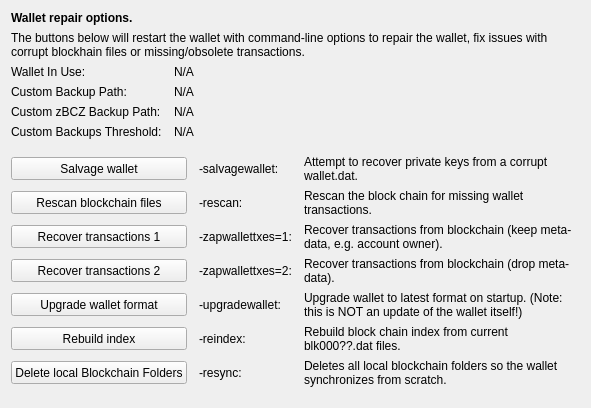
     <widget class="QWidget" name="tab_repair">
      <attribute name="title">
       <string>&amp;Wallet Repair</string>
      </attribute>
      <layout class="QGridLayout" name="gridLayout_4" columnstretch="0,0,0,0">
       <property name="horizontalSpacing">
        <number>12</number>
       </property>
       <item row="0" column="0" colspan="4">
        <widget class="QLabel" name="label_repair_header">
         <property name="font">
          <font>
           <weight>75</weight>
           <bold>true</bold>
          </font>
         </property>
         <property name="text">
          <string>Wallet repair options.</string>
         </property>
        </widget>
       </item>
       <item row="1" column="0" colspan="4">
        <widget class="QLabel" name="label_repair_helptext">
         <property name="font">
          <font>
           <weight>50</weight>
           <bold>false</bold>
          </font>
         </property>
         <property name="text">
          <string>The buttons below will restart the wallet with command-line options to repair the wallet, fix issues with corrupt blockhain files or missing/obsolete transactions.</string>
         </property>
         <property name="wordWrap">
          <bool>true</bool>
         </property>
        </widget>
       </item>
       <item row="2" column="0">
        <widget class="QLabel" name="wallet_path_label">
         <property name="text">
          <string>Wallet In Use:</string>
         </property>
        </widget>
       </item>
       <item row="2" column="1" colspan="3">
        <widget class="QLabel" name="wallet_path">
         <property name="cursor">
          <cursorShape>IBeamCursor</cursorShape>
         </property>
         <property name="text">
          <string>N/A</string>
         </property>
         <property name="textFormat">
          <enum>Qt::PlainText</enum>
         </property>
         <property name="textInteractionFlags">
          <set>Qt::LinksAccessibleByMouse|Qt::TextSelectableByKeyboard|Qt::TextSelectableByMouse</set>
         </property>
        </widget>
       </item>
       <item row="3" column="0">
        <widget class="QLabel" name="wallet_custombackuppath_label">
         <property name="visible">
          <bool>false</bool>
         </property>
         <property name="text">
          <string>Custom Backup Path:</string>
         </property>
        </widget>
       </item>
       <item row="3" column="1" colspan="3">
        <widget class="QLabel" name="wallet_custombackuppath">
         <property name="cursor">
          <cursorShape>IBeamCursor</cursorShape>
         </property>
         <property name="visible">
          <bool>false</bool>
         </property>
         <property name="text">
          <string>N/A</string>
         </property>
         <property name="textFormat">
          <enum>Qt::PlainText</enum>
         </property>
         <property name="textInteractionFlags">
          <set>Qt::LinksAccessibleByMouse|Qt::TextSelectableByKeyboard|Qt::TextSelectableByMouse</set>
         </property>
        </widget>
       </item>
       <item row="4" column="0">
        <widget class="QLabel" name="wallet_customzbczbackuppath_label">
         <property name="visible">
          <bool>false</bool>
         </property>
         <property name="text">
          <string>Custom zBCZ Backup Path:</string>
         </property>
        </widget>
       </item>
       <item row="4" column="1" colspan="3">
        <widget class="QLabel" name="wallet_customzbczbackuppath">
         <property name="cursor">
          <cursorShape>IBeamCursor</cursorShape>
         </property>
         <property name="visible">
          <bool>false</bool>
         </property>
         <property name="text">
          <string>N/A</string>
         </property>
         <property name="textFormat">
          <enum>Qt::PlainText</enum>
         </property>
         <property name="textInteractionFlags">
          <set>Qt::LinksAccessibleByMouse|Qt::TextSelectableByKeyboard|Qt::TextSelectableByMouse</set>
         </property>
        </widget>
       </item>
       <item row="5" column="0">
        <widget class="QLabel" name="wallet_custombackupthreshold_label">
         <property name="visible">
          <bool>false</bool>
         </property>
         <property name="text">
          <string>Custom Backups Threshold:</string>
         </property>
        </widget>
       </item>
       <item row="5" column="1" colspan="3">
        <widget class="QLabel" name="wallet_custombackupthreshold">
         <property name="cursor">
          <cursorShape>IBeamCursor</cursorShape>
         </property>
         <property name="visible">
          <bool>false</bool>
         </property>
         <property name="text">
          <string>N/A</string>
         </property>
         <property name="textFormat">
          <enum>Qt::PlainText</enum>
         </property>
         <property name="textInteractionFlags">
          <set>Qt::LinksAccessibleByMouse|Qt::TextSelectableByKeyboard|Qt::TextSelectableByMouse</set>
         </property>
        </widget>
       </item>
       <item row="6" column="0">
        <spacer name="verticalSpacer_repair1">
         <property name="orientation">
          <enum>Qt::Vertical</enum>
         </property>
         <property name="sizeHint" stdset="0">
          <size>
           <width>10</width>
           <height>10</height>
          </size>
         </property>
        </spacer>
       </item>
       <item row="7" column="0" colspan="2">
        <widget class="QPushButton" name="btn_salvagewallet">
         <property name="minimumSize">
          <size>
           <width>100</width>
           <height>23</height>
          </size>
         </property>
         <property name="text">
          <string>Salvage wallet</string>
         </property>
        </widget>
       </item>
       <item row="7" column="2">
        <widget class="QLabel" name="label_repair_salvage_command">
         <property name="text">
          <string notr="true">-salvagewallet:</string>
         </property>
        </widget>
       </item>
       <item row="7" column="3">
        <widget class="QLabel" name="label_repair_salvage">
         <property name="text">
          <string>Attempt to recover private keys from a corrupt wallet.dat.</string>
         </property>
         <property name="wordWrap">
          <bool>true</bool>
         </property>
        </widget>
       </item>
       <item row="8" column="0" colspan="2">
        <widget class="QPushButton" name="btn_rescan">
         <property name="minimumSize">
          <size>
           <width>100</width>
           <height>23</height>
          </size>
         </property>
         <property name="text">
          <string>Rescan blockchain files</string>
         </property>
        </widget>
       </item>
       <item row="8" column="2">
        <widget class="QLabel" name="label_repair_rescan_command">
         <property name="text">
          <string notr="true">-rescan:</string>
         </property>
        </widget>
       </item>
       <item row="8" column="3">
        <widget class="QLabel" name="label_repair_rescan">
         <property name="text">
          <string>Rescan the block chain for missing wallet transactions.</string>
         </property>
         <property name="wordWrap">
          <bool>true</bool>
         </property>
        </widget>
       </item>
       <item row="9" column="0" colspan="2">
        <widget class="QPushButton" name="btn_zapwallettxes1">
         <property name="minimumSize">
          <size>
           <width>100</width>
           <height>23</height>
          </size>
         </property>
         <property name="text">
          <string>Recover transactions 1</string>
         </property>
        </widget>
       </item>
       <item row="9" column="2">
        <widget class="QLabel" name="label_repair_zap1_command">
         <property name="text">
          <string notr="true">-zapwallettxes=1:</string>
         </property>
        </widget>
       </item>
       <item row="9" column="3">
        <widget class="QLabel" name="label_repair_zap1">
         <property name="text">
          <string>Recover transactions from blockchain (keep meta-data, e.g. account owner).</string>
         </property>
         <property name="wordWrap">
          <bool>true</bool>
         </property>
        </widget>
       </item>
       <item row="10" column="0" colspan="2">
        <widget class="QPushButton" name="btn_zapwallettxes2">
         <property name="minimumSize">
          <size>
           <width>100</width>
           <height>23</height>
          </size>
         </property>
         <property name="text">
          <string>Recover transactions 2</string>
         </property>
        </widget>
       </item>
       <item row="10" column="2">
        <widget class="QLabel" name="label_repair_zap2_command">
         <property name="text">
          <string notr="true">-zapwallettxes=2:</string>
         </property>
        </widget>
       </item>
       <item row="10" column="3">
        <widget class="QLabel" name="label_repair_zap2">
         <property name="text">
          <string>Recover transactions from blockchain (drop meta-data).</string>
         </property>
         <property name="wordWrap">
          <bool>true</bool>
         </property>
        </widget>
       </item>
       <item row="11" column="0" colspan="2">
        <widget class="QPushButton" name="btn_upgradewallet">
         <property name="minimumSize">
          <size>
           <width>100</width>
           <height>23</height>
          </size>
         </property>
         <property name="text">
          <string>Upgrade wallet format</string>
         </property>
        </widget>
       </item>
       <item row="11" column="2">
        <widget class="QLabel" name="label_repair_upgrade_command">
         <property name="text">
          <string notr="true">-upgradewallet:</string>
         </property>
        </widget>
       </item>
       <item row="11" column="3">
        <widget class="QLabel" name="label_repair_upgrade">
         <property name="text">
          <string>Upgrade wallet to latest format on startup. (Note: this is NOT an update of the wallet itself!)</string>
         </property>
         <property name="wordWrap">
          <bool>true</bool>
         </property>
        </widget>
       </item>
       <item row="12" column="0" colspan="2">
        <widget class="QPushButton" name="btn_reindex">
         <property name="minimumSize">
          <size>
           <width>100</width>
           <height>23</height>
          </size>
         </property>
         <property name="text">
          <string>Rebuild index</string>
         </property>
        </widget>
       </item>
       <item row="12" column="2">
        <widget class="QLabel" name="label_repair_reindex_command">
         <property name="text">
          <string notr="true">-reindex:</string>
         </property>
        </widget>
       </item>
       <item row="12" column="3">
        <widget class="QLabel" name="label_repair_reindex">
         <property name="text">
          <string>Rebuild block chain index from current blk000??.dat files.</string>
         </property>
         <property name="wordWrap">
          <bool>true</bool>
         </property>
        </widget>
       </item>
       <item row="13" column="0" colspan="2">
        <widget class="QPushButton" name="btn_resync">
         <property name="minimumSize">
          <size>
           <width>100</width>
           <height>23</height>
          </size>
         </property>
         <property name="text">
          <string>Delete local Blockchain Folders</string>
         </property>
        </widget>
       </item>
       <item row="13" column="2">
        <widget class="QLabel" name="label_repair_resync_command">
         <property name="text">
          <string>-resync:</string>
         </property>
        </widget>
       </item>
       <item row="13" column="3">
        <widget class="QLabel" name="label_repair_resync">
         <property name="text">
          <string>Deletes all local blockchain folders so the wallet synchronizes from scratch.</string>
         </property>
         <property name="wordWrap">
          <bool>true</bool>
         </property>
        </widget>
       </item>
       <item row="14" column="0">
        <spacer name="verticalSpacer_repair2">
         <property name="orientation">
          <enum>Qt::Vertical</enum>
         </property>
         <property name="sizeHint" stdset="0">
          <size>
           <width>20</width>
           <height>10</height>
          </size>
         </property>
        </spacer>
       </item>
      </layout>
     </widget>
